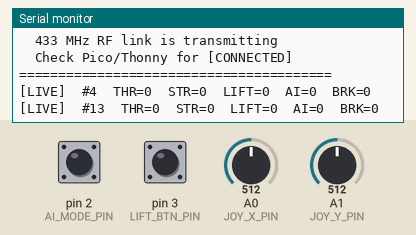
Recording of a sketch running on a simulated Arduino Nano, built with avr-gcc and run on an emulated ATmega328P. Shown: the last lines printed to the serial monitor. Inputs (shaded band) come from the test bench; at power-on: A0 (JOY_X_PIN) = 512, A1 (JOY_Y_PIN) = 512, pin 2 (AI_MODE_PIN) HIGH, pin 3 (LIFT_BTN_PIN) HIGH. No radio packets arrive unless stated.

Above: at 1.4 s.
1.5 s: A0 (JOY_X_PIN) set to 716
At 2.1 s:
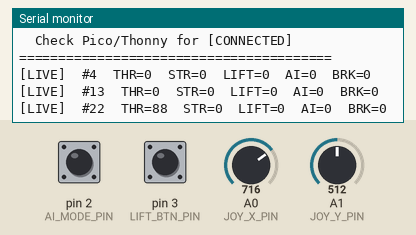
3.0 s: A1 (JOY_Y_PIN) set to 716
At 3.7 s:
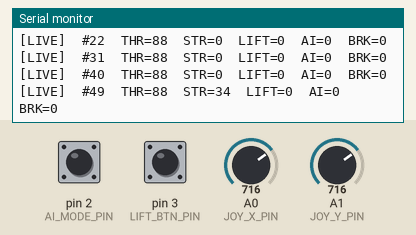
4.5 s: pin 2 (AI_MODE_PIN) pulled LOW for 1 s
At 5.4 s:
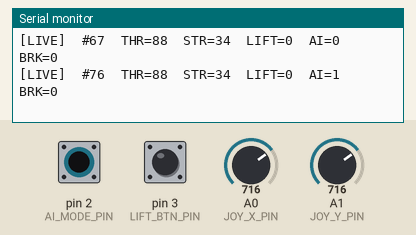
7.0 s: pin 3 (LIFT_BTN_PIN) pulled LOW for 0.15 s
At 7.6 s:
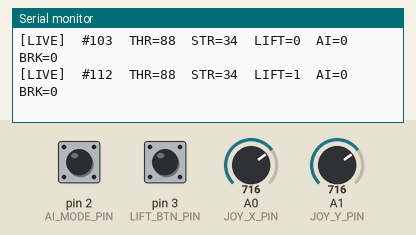
8.6 s: pin 3 (LIFT_BTN_PIN) pulled LOW for 1 s
At 9.3 s:
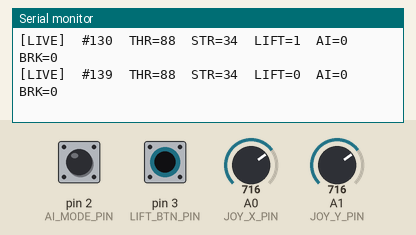
11.1 s: A0 (JOY_X_PIN) set to 900
At 11.5 s:
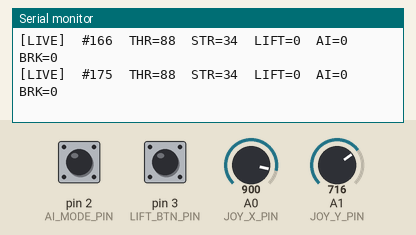
Timing chart, 0 to 13.6 s (numbered marks = the images above; inputs shaded):
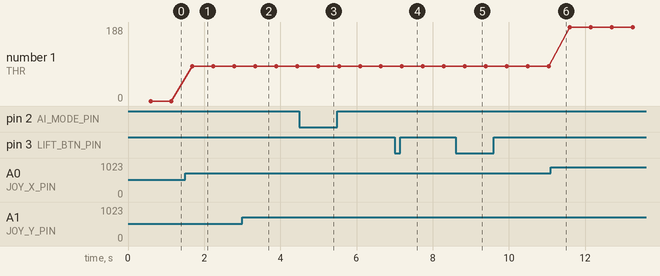

Measured:
- after the input at 1.5 s, the serial monitor: prints a new line after 0.19 s (image 1)
- after the input at 3.0 s, the serial monitor: prints a new line after 0.34 s (image 2)
- after the input at 4.5 s, the serial monitor: prints a new line after 0.49 s (image 3)
- after the input at 7.0 s, the serial monitor: prints a new line after 0.19 s (image 4)
- after the input at 8.6 s, the serial monitor: prints a new line after 0.25 s (image 5)
- plotted number 1: 0 → 88 after the input at 1.5 s, 88 → 188 after the input at 11.1 s

The sketch:

transmitter_nano.ino
```cpp
/*
 * transmitter_nano.ino — 433 MHz Hovercraft TX (1700KV v2.1)
 * ===========================================================
 * Platform : Arduino Nano (ATmega328P, 16 MHz)
 * TX Module: 433 MHz ASK via RadioHead RH_ASK @ 2000 bps
 *
 * v2.1 additions
 * ──────────────
 * Connection status feedback:
 *   • On boot: prints [CONNECTING...] every 500 ms while the RF
 *     module is initialising and the first packet is being sent.
 *   • After the first successful waitPacketSent(): prints the
 *     [TX LIVE] banner ONCE so you can see the link is up.
 *   • Every 500 ms debug print now includes [LIVE] or [NO LINK]
 *     so connection state is always visible in the Serial Monitor.
 *
 * NOTE: The 433 MHz link is one-way (TX only — no RX module on
 * the Nano). "Connected" here means the Nano has successfully
 * transmitted at least one packet. The Pico shows [CONNECTED]
 * when it receives and validates the first packet from this TX.
 */

#include <RH_ASK.h>
#include <SPI.h>

// ── Pins ───────────────────────────────────────────────────────────────
#define JOY_X_PIN    A0
#define JOY_Y_PIN    A1
#define AI_MODE_PIN  2
#define LIFT_BTN_PIN 3

// ── Joystick calibration ───────────────────────────────────────────────
const int CENTER_VAL = 512;
const int DEADZONE   = 40;

// ── RadioHead driver ───────────────────────────────────────────────────
// RH_ASK(speed, rxPin, txPin, pttPin)
// rxPin=11 (unused — TX only), txPin=12, pttPin=10
RH_ASK rf_driver(2000, 11, 12, 10);

// ── Packet struct (must match Pico '<BbBBBB' exactly) ─────────────────
#pragma pack(push, 1)
typedef struct {
    uint8_t thrust;     // 0–255
    int8_t  steer;      // -100…+100
    uint8_t liftToggle; // 0 or 1
    uint8_t aiMode;     // 0 or 1
    uint8_t brakeMode;  // 0 or 1
    uint8_t checksum;   // thrust ^ (uint8_t)steer ^ lift ^ ai ^ brake
} HoverPacket;
#pragma pack(pop)

// ── Timing ────────────────────────────────────────────────────────────
const uint16_t TX_INTERVAL_MS  = 20;   // 50 Hz transmit rate
const uint8_t  DEBOUNCE_MS     = 50;

// ── State ─────────────────────────────────────────────────────────────
bool     prevLiftBtn    = false;
bool     liftState      = false;
uint32_t lastSendMs     = 0;
uint32_t lastDebounceMs = 0;

// ── Connection tracking ───────────────────────────────────────────────
// txLive = true after the first successful waitPacketSent().
// Because the link is one-way we cannot confirm the Pico received it,
// but this confirms the RF module is transmitting without hanging.
bool     txLive         = false;
uint32_t txPacketCount  = 0;


// ══════════════════════════════════════════════════════════════════════
void setup() {
    Serial.begin(9600);
    pinMode(AI_MODE_PIN,  INPUT_PULLUP);
    pinMode(LIFT_BTN_PIN, INPUT_PULLUP);

    Serial.println(F("========================================"));
    Serial.println(F("  HOVERCRAFT TX v2.1 — 1700KV 2-Blade"));
    Serial.println(F("  RadioHead ASK @ 2000 bps | 6-byte pkt"));
    Serial.println(F("========================================"));

    // ── RF module init ───────────────────────────────────────────────
    Serial.println(F("[CONNECTING...] Initialising RF module..."));
    if (!rf_driver.init()) {
        // RF module failed to start — halt and blink the onboard LED
        // so the fault is visible even without a serial monitor
        Serial.println(F("[ERROR] RadioHead init FAILED — check D10/D11/D12"));
        pinMode(LED_BUILTIN, OUTPUT);
        while (1) {
            digitalWrite(LED_BUILTIN, HIGH); delay(200);
            digitalWrite(LED_BUILTIN, LOW);  delay(200);
        }
    }

    Serial.println(F("[CONNECTING...] RF module ready — sending first packet"));
}


// ══════════════════════════════════════════════════════════════════════
void loop() {
    uint32_t now = millis();

    // ── Rate limiting — transmit at exactly TX_INTERVAL_MS ───────────
    if (now - lastSendMs < TX_INTERVAL_MS) return;
    lastSendMs = now;

    // ── Read Thrust (X-axis, forward only) ───────────────────────────
    // Only the upper half of joystick travel (rawX > centre+deadzone)
    // produces thrust. Pulling back sets brakeMode instead.
    // Range: ADC 512+40 → 1023  maps to  0 → 255  (PWM-ready byte).
    // The Pico re-maps 0–255 to ESC pulse width 1000–2000 µs.
    int rawX    = analogRead(JOY_X_PIN);
    uint8_t thrust = 0;
    if (rawX > (CENTER_VAL + DEADZONE)) {
        thrust = (uint8_t)constrain(
            map(rawX, CENTER_VAL + DEADZONE, 1023, 0, 255), 0, 255);
    }

    // ── Read Steer (Y-axis, centred) ─────────────────────────────────
    // Full axis: 0→1023 maps to -100→+100 with a dead-zone at centre.
    // Positive = right, negative = left.
    int rawY     = analogRead(JOY_Y_PIN);
    int8_t steer = 0;
    if (rawY > (CENTER_VAL + DEADZONE)) {
        steer = (int8_t)constrain(
            map(rawY, CENTER_VAL + DEADZONE, 1023, 0, 100), 0, 100);
    } else if (rawY < (CENTER_VAL - DEADZONE)) {
        steer = (int8_t)constrain(
            map(rawY, CENTER_VAL - DEADZONE, 0, 0, -100), -100, 0);
    }

    // ── Lift toggle (D3, active-LOW, debounced) ───────────────────────
    bool liftBtn = !digitalRead(LIFT_BTN_PIN);
    if (liftBtn && !prevLiftBtn && (now - lastDebounceMs > DEBOUNCE_MS)) {
        liftState      = !liftState;
        lastDebounceMs = now;
    }
    prevLiftBtn = liftBtn;

    // ── AI mode switch (D2, active-LOW) ──────────────────────────────
    bool aiMode = !digitalRead(AI_MODE_PIN);

    // ── Brake mode (joystick pulled back past dead-zone) ─────────────
    bool brakeMode = (rawX < (CENTER_VAL - DEADZONE));

    // ── Steering-Thrust Mix ───────────────────────────────────────────
    // Turning needs airflow over the rudder.  Map |steer| → thrust so
    // full deflection (±100) gives full thrust (255).  Take the HIGHER
    // of joystick thrust or steering-derived thrust — pilot throttle is
    // never reduced, only boosted when turning hard.
    uint8_t steerThrust = (uint8_t)constrain(
        (long)abs(steer) * 255L / 100L, 0, 255);
    thrust = max(thrust, steerThrust);

    // ── Build packet ──────────────────────────────────────────────────
    HoverPacket pkt;
    pkt.thrust     = thrust;
    pkt.steer      = steer;
    pkt.liftToggle = liftState  ? 1 : 0;
    pkt.aiMode     = aiMode     ? 1 : 0;
    pkt.brakeMode  = brakeMode  ? 1 : 0;
    // XOR checksum — mirrors the Pico's expected_cs calculation exactly
    pkt.checksum   = pkt.thrust ^ (uint8_t)pkt.steer
                     ^ pkt.liftToggle ^ pkt.aiMode ^ pkt.brakeMode;

    // ── Transmit ──────────────────────────────────────────────────────
    rf_driver.send((uint8_t *)&pkt, sizeof(pkt));
    rf_driver.waitPacketSent();   // blocks until OOK burst completes
    txPacketCount++;

    // ── Connection banner — printed ONCE after first successful TX ────
    if (!txLive) {
        txLive = true;
        Serial.println(F(""));
        Serial.println(F("========================================"));
        Serial.println(F("  [TX LIVE]  First packet sent OK"));
        Serial.println(F("  433 MHz RF link is transmitting"));
        Serial.println(F("  Check Pico/Thonny for [CONNECTED]"));
        Serial.println(F("========================================"));
    }

    // ── Periodic debug print (every 500 ms) ───────────────────────────
    static uint32_t lastPrint = 0;
    if (now - lastPrint >= 500) {
        lastPrint = now;

        // Connection status tag — [LIVE] once txLive, [NO LINK] before
        const char* status = txLive ? "[LIVE]" : "[NO LINK]";

        Serial.print(status);
        Serial.print(F("  #"));       Serial.print(txPacketCount);
        Serial.print(F("  THR="));    Serial.print(thrust);
        Serial.print(F("  STR="));    Serial.print(steer);
        Serial.print(F("  LIFT="));   Serial.print(liftState);
        Serial.print(F("  AI="));     Serial.print(aiMode);
        Serial.print(F("  BRK="));    Serial.println(brakeMode);
    }
}
```
